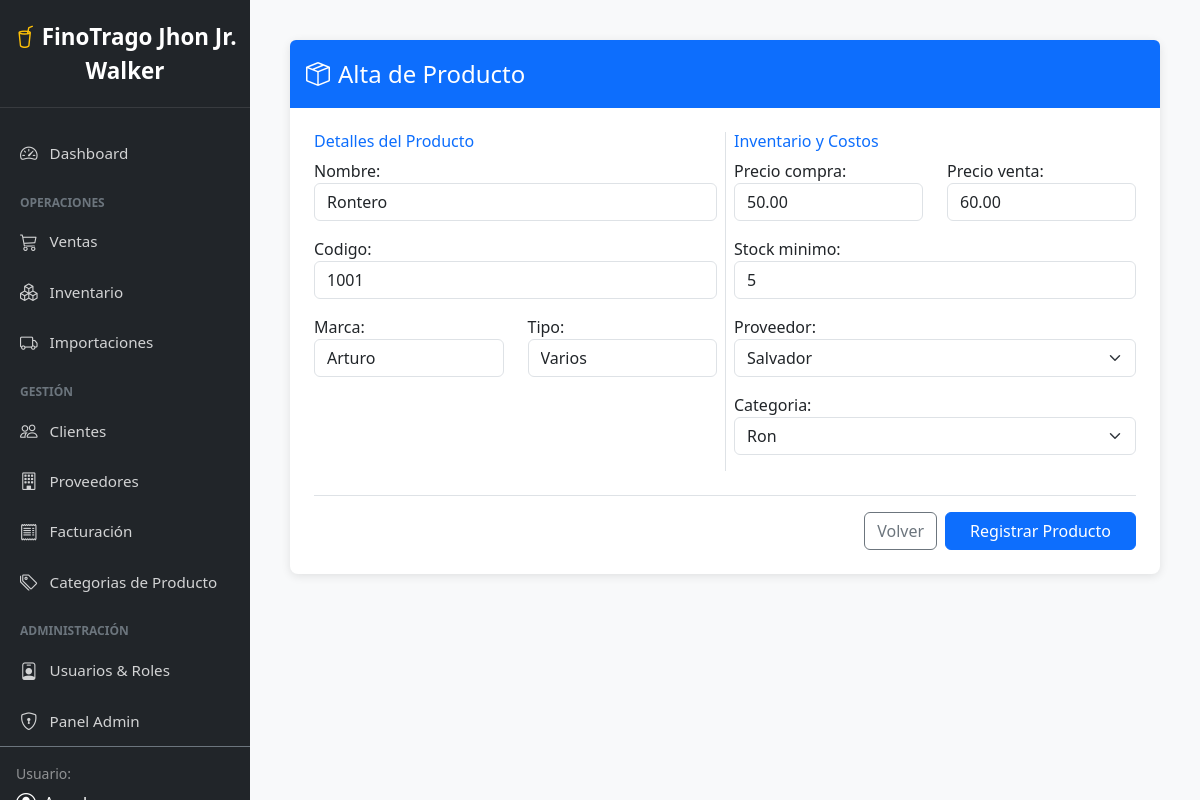
Screenshot of /editar/producto/1/ (signed in) with the database file from the repository.
### dashboard/models.py (models this page shows, shortened)
class Producto(models.Model):
    nombre = models.CharField(max_length=100)
    descripcion = models.TextField(blank=True, null=True)
    codigo = models.CharField(max_length=50, unique=True) # Vital para inventario
    categoria = models.ForeignKey(Categoria, on_delete=models.SET_NULL, null=True)
    proveedor = models.ForeignKey(Proveedor, on_delete=models.SET_NULL, null=True)
    ubicacion = models.ForeignKey(Ubicacion, on_delete=models.SET_NULL, null=True)
    precio_compra = models.DecimalField(max_digits=10, decimal_places=2)
    precio_venta = models.DecimalField(max_digits=10, decimal_places=2)
    stock_actual = models.IntegerField(default=0)
    stock_minimo = models.IntegerField(default=5)
    tipo = models.CharField(max_length=20, default='Varios') # VINO, RON, etc.
    marca = models.CharField(max_length=50, blank=True)
    activo = models.BooleanField(default=True)

### dashboard/views.py (the view)
# urls.py: path('editar/producto/<int:pk>/', views.editar_producto, name='editar_producto'),
@login_required
def editar_producto(request, pk):
    producto = get_object_or_404(Producto, pk=pk)
    if request.method == 'POST':
        form = ProductoForm(request.POST, instance=producto)
        if form.is_valid():
            form.save()
            return redirect('dashboard:inventario')
    else:
        form = ProductoForm(instance=producto)
    return render(request, 'dashboard/form_producto.html', {
        'form': form,
        'titulo': f'Editar Producto: {producto.nombre}'
    })

### dashboard/forms.py
class ProductoForm(forms.ModelForm):
    class Meta:
        model = Producto
        fields = ['nombre', 'codigo', 'marca', 'tipo', 'precio_compra', 'precio_venta', 'stock_minimo', 'categoria', 'proveedor']
        widgets = {
            'nombre': forms.TextInput(attrs={'class': 'form-control'}),
            'codigo': forms.TextInput(attrs={'class': 'form-control'}),
            'marca': forms.TextInput(attrs={'class': 'form-control'}),
            'tipo': forms.TextInput(attrs={'class': 'form-control'}), # O Select si defines choices
            'precio_compra': forms.NumberInput(attrs={'class': 'form-control'}),
            'precio_venta': forms.NumberInput(attrs={'class': 'form-control'}),
            'stock_minimo': forms.NumberInput(attrs={'class': 'form-control'}),
            'categoria': forms.Select(attrs={'class': 'form-select'}),
            'proveedor': forms.Select(attrs={'class': 'form-select'}),
        }

### dashboard/models.py (called while the page is built)
    def __str__(self): return self.nombre

    def __str__(self): return self.nombre

### dashboard/templates/dashboard/form_producto.html (shortened to what this page needs)
{% extends "dashboard/base.html" %}
{% block content %}
<div class="contenido-ajustado">
    <div class="form-card">
        <div class="card-header bg-primary text-white p-3 rounded-top d-flex align-items-center">
            <i class="bi bi-box-seam fs-4 me-2"></i>
            <h4 class="m-0">Alta de Producto</h4>
        </div>
        <div class="card-body p-4">
            <form method="post">
                <div class="row g-3">
                    <div class="col-md-6">
                        <h6 class="text-primary">Detalles del Producto</h6>
                        <div class="mb-3">{{ form.nombre.label_tag }} {{ form.nombre }}</div>
                        <div class="mb-3">{{ form.codigo.label_tag }} {{ form.codigo }}</div>
                        <div class="row">
                            <div class="col-6 mb-3">{{ form.marca.label_tag }} {{ form.marca }}</div>
                            <div class="col-6 mb-3">{{ form.tipo.label_tag }} {{ form.tipo }}</div>
                        </div>
                    </div>
                    <div class="col-md-6 border-start">
                        <h6 class="text-primary">Inventario y Costos</h6>
                        <div class="row">
                            <div class="col-6 mb-3">{{ form.precio_compra.label_tag }} {{ form.precio_compra }}</div>
                            <div class="col-6 mb-3">{{ form.precio_venta.label_tag }} {{ form.precio_venta }}</div>
                        </div>
                        <div class="mb-3">{{ form.stock_minimo.label_tag }} {{ form.stock_minimo }}</div>
                        <div class="mb-3">{{ form.proveedor.label_tag }} {{ form.proveedor }}</div>
                        <div class="mb-3">{{ form.categoria.label_tag }} {{ form.categoria }}</div>
                    </div>
                </div>
                <div class="d-flex justify-content-end gap-2 mt-4 pt-3 border-top">
                    <a href="{% url 'dashboard:inventario' %}" class="btn btn-outline-secondary">Volver</a>
                    <button type="submit" class="btn btn-primary px-4">Registrar Producto</button>
                </div>
            </form>
        </div>
    </div>
</div>
{% endblock %}

### dashboard/templates/dashboard/base.html (style rules this page uses)
body { min-height: 100vh; overflow-x: hidden; background-color: #f8f9fa; }

### dashboard/templates/dashboard/form_producto.html (style rules this page uses)
.contenido-ajustado { margin-left: 250px; padding: 40px; width: calc(100% - 250px); }
.form-card { max-width: 900px; margin: 0 auto; background: white; border-radius: 8px; box-shadow: 0 2px 10px rgba(0,0,0,0.1); }

### rows the page displays
Producto: nombre "Rontero", codigo "1001", marca "Arturo", tipo "Varios", precio_compra "50.00", precio_venta "60.00", stock_minimo "5", proveedor "Salvador", categoria "Ron"
